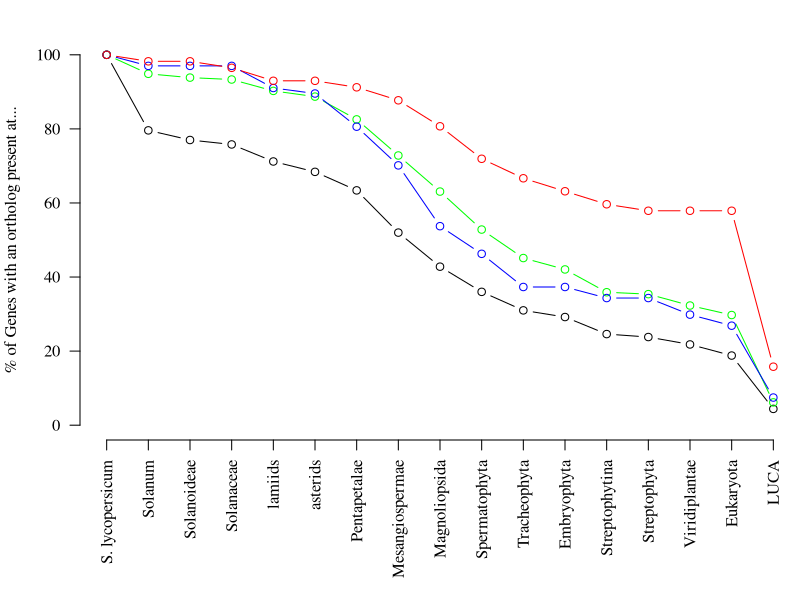

This chart was generated by the following R code:
d = read.csv("output/combined_deepest_levels.csv")

freqs = reshape(data.frame(table(d$deepest_level, d$set)), direction="wide", timevar="Var2", idvar="Var1")
freqs$Var1 = as.numeric(freqs$Var1)
freqs$p.heat = cumsum(freqs$Freq.heat)/sum(freqs$Freq.heat) * 100
freqs$p.drought = cumsum(freqs$Freq.drought)/sum(freqs$Freq.drought) * 100
freqs$p.salt = cumsum(freqs$Freq.salt)/sum(freqs$Freq.salt) * 100
freqs$p.random = cumsum(freqs$Freq.random)/sum(freqs$Freq.random) * 100

labels = scan("clades_hierarchy.txt", character())[(min(d$deepest_level)+1):(max(d$deepest_level)+1)]
labels[length(labels)] = "S. lycopersicum"

pdf("output/plots/4.1_oldest_orthologs.pdf")
par(mar=c(8,4,2,0), family="serif")
plot(-freqs$Var1, freqs$p.random, ylim=c(0,100), type="b", axes=F, xlab="", ylab="% of Genes with an ortholog present at...")
axis(side = 2, las=2)
axis(side = 1, labels=labels, at=-c(1:length(labels)), las=2)

lines(-freqs$Var1, freqs$p.salt, type="b", col="green")
lines(-freqs$Var1, freqs$p.drought, type="b", col="blue")
lines(-freqs$Var1, freqs$p.heat, type="b", col="red")
dev.off()
